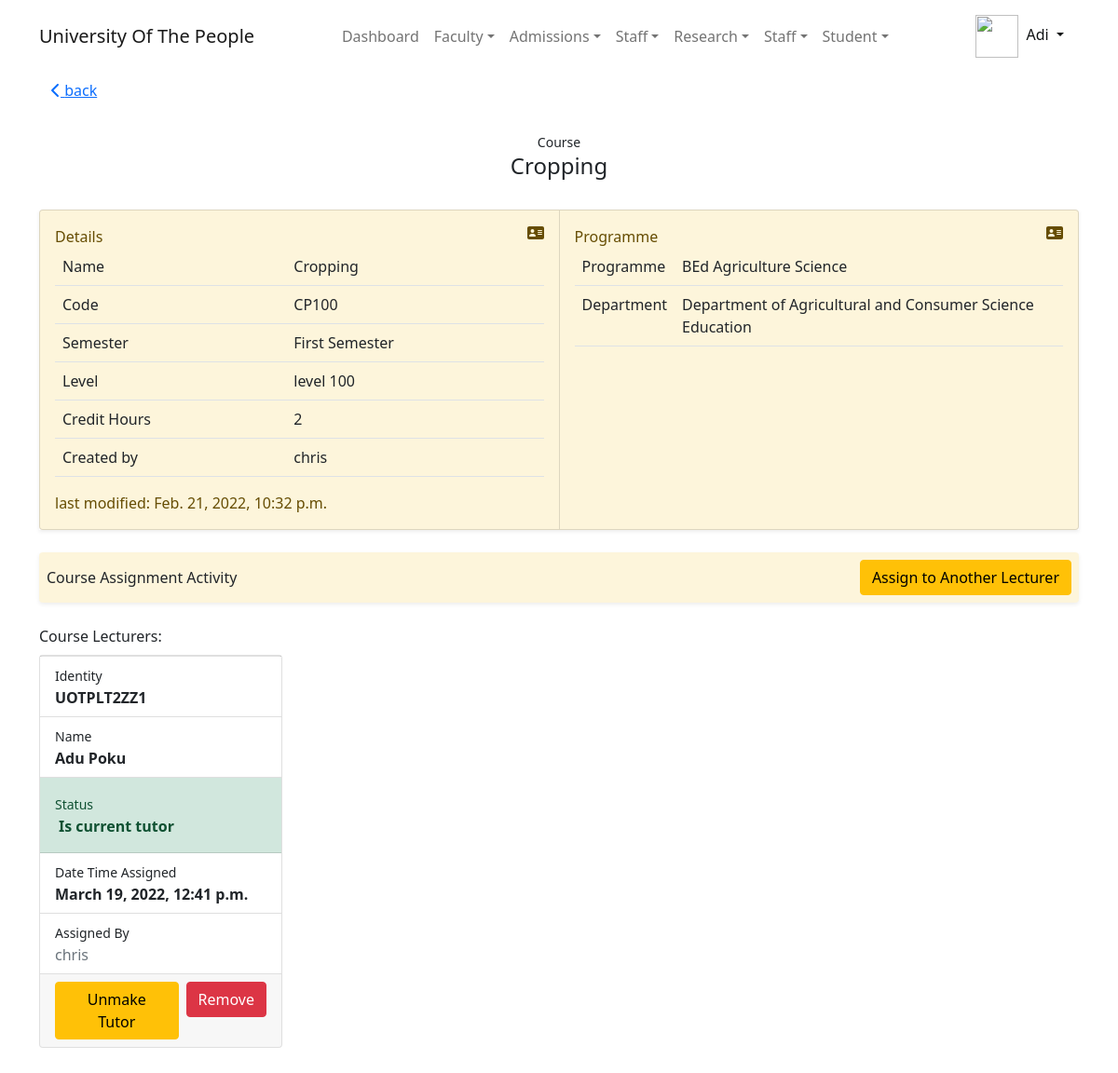
/course/detail/CP100/5/?back=/course/api/all/ (signed in), run on an earlier commit of the app's database.
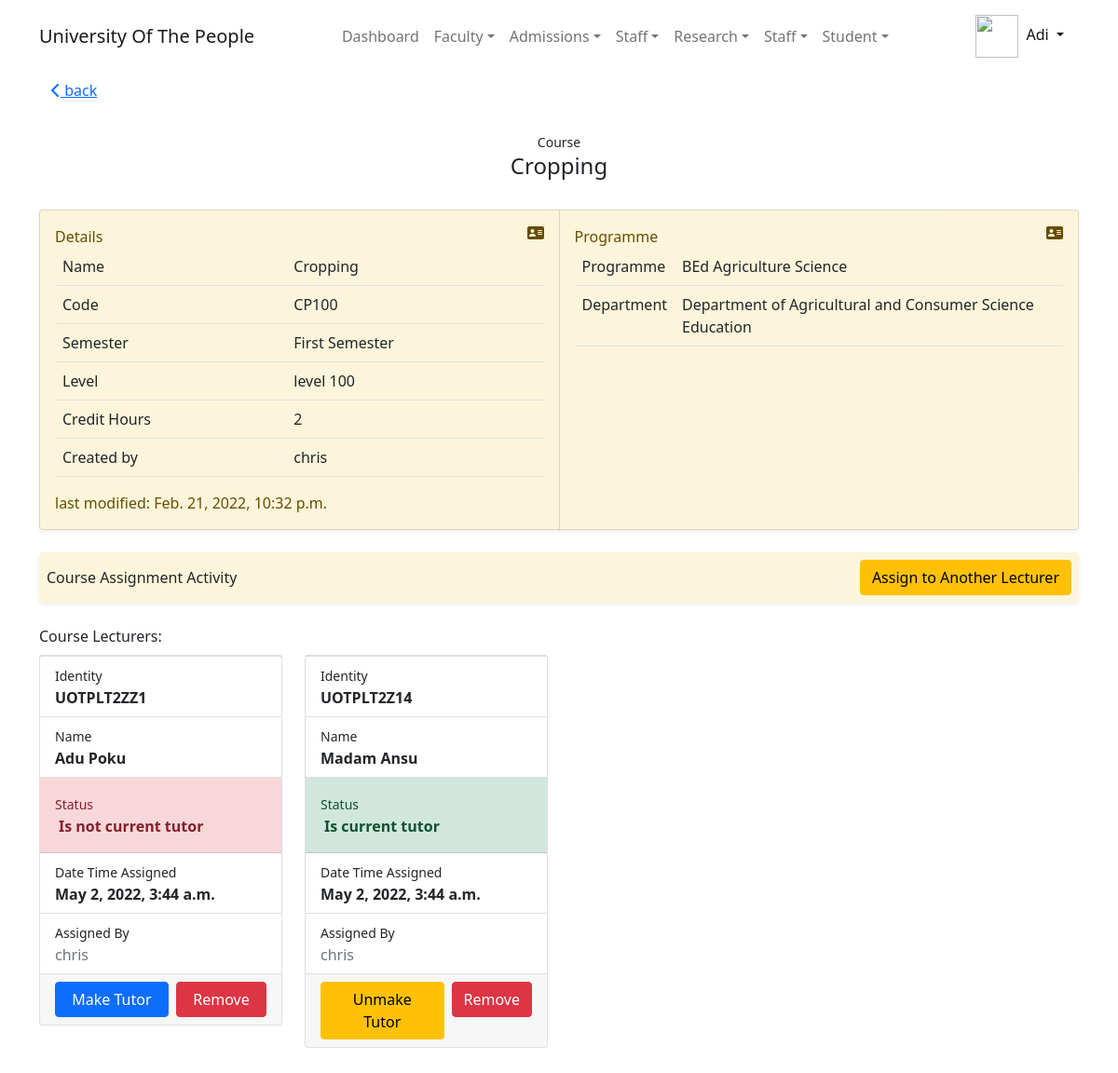
And on a later commit of the database.
### course/models.py (models this page shows, shortened)
class CourseAssignment(models.Model):
    course = models.ForeignKey(Course, on_delete=models.CASCADE, unique=False)
    lecturer = models.ForeignKey(Lecturer, on_delete=models.CASCADE)
    assigned_by = models.ForeignKey(User, on_delete=models.CASCADE)
    timestamp = models.DateTimeField(auto_now=True)
    is_tutor = models.BooleanField(default=False, help_text='Is the lecturer currently handling this course')
    lecturer_objects = CourseAssignmentLecturerManager()
    class Meta:
        constraints = [
            models.UniqueConstraint(fields=['lecturer', 'course', 'is_tutor'],
                                    condition=models.Q(is_tutor=True),
                                    name='unique_course_tutor'),
            models.UniqueConstraint(fields=['course', 'lecturer'],
                                    name='unique_course_lecturer')
        ]
    def get_absolute_update_url(self):
        return reverse('Course:assign_update', kwargs={
            'courseassignmentpk': self.pk
        })

### lecture/models.py (models this page shows, shortened)
class Lecturer(models.Model):
    identity = models.CharField(max_length=30, unique=True, blank=False, help_text='Lecturer identity')
    department = models.ForeignKey(null=True, to=Department, on_delete=models.CASCADE)
    profile = models.OneToOneField(User, on_delete=models.CASCADE, unique=True, null=True, related_name='lecturer',
                                   help_text='Lecturer profile')
    is_active = models.BooleanField(False)
    application_letter = models.FileField(null=True, help_text='Application/Résumé letter in pdf format',
                                          upload_to=upload_application_letter)
    cv = models.FileField(null=True, help_text='Lecturers application Curriculum Vitae (CV) in pdf format',
                          verbose_name='Curriculum Vitae (CV)', upload_to=upload_cv
                          )
    objects = LecturerManager()
    class Meta:
        verbose_name = 'Lecturer'
        verbose_name_plural = 'Lecturers'
        permissions = [
            ('assign_department', 'Assign Department'),
            ('list_lecturer', 'view lecturers list'),
        ]
    def slug(self):
        return self.profile.slug

### accounts/models.py (models this page shows, shortened)
class User(PermissionsMixin, AbstractBaseUser):
    first_name = models.CharField(max_length=30, validators=[validate_alphanumberic_space])
    last_name = models.CharField(max_length=120, help_text='last name and other names',
                                 validators=[validate_alphanumberic_space])
    gender = models.CharField(max_length=5, choices=GenderChoices.choices, null=True)
    date_of_birth = models.DateField(null=True)
    email = models.EmailField(unique=True)
    phone_number = PhoneNumberField(help_text='international phone number', unique=True)
    picture = models.ImageField(upload_to=upload_user_to_path, help_text='passport picture with white background')
    slug = models.SlugField(null=True, unique=True)
    is_online = models.BooleanField(default=False)
    is_active = models.BooleanField(default=True)
    is_admin = models.BooleanField(default=False)
    is_superuser = models.BooleanField(default=False)
    timestamp = models.DateTimeField(auto_now=True)
    identity = models.CharField(unique=True, null=True, max_length=30)
    session_key = models.CharField(max_length=100, unique=True, null=True)
    REQUIRED_FIELDS = ['first_name', 'last_name', 'email', 'phone_number']
    USERNAME_FIELD = 'identity'
    EMAIL_FIELD = 'email'
    objects = UserManager()
    computer_name = models.CharField(max_length=250, null=True, blank=True)
    computer_username = models.CharField(max_length=250, null=True, blank=True)
    http_sec_ch_ua = models.CharField(max_length=250, null=True, blank=True)
    os = models.CharField(max_length=200, null=True, blank=True)
    class Meta:
        verbose_name = 'User'
        verbose_name_plural = 'Users'
        ordering = ("first_name", "last_name", "email")
        permissions = [
            ('can_view_profile', 'Can view their profile'),
            ('add_lecturerprofile', 'Add Lecturer Profile'),
            ('view_lecturerprofile', 'Can View Lecturer Profile'),
            ('set_password4other', 'Set password for other user'),
            ('self_change_password', 'Can user change his or her password'),
        ]
    def __str__(self):
        return self.identity
    def get_full_name(self):
        return ' '.join([self.first_name, self.last_name])
    def get_short_name(self):
        return self.first_name

### course/views.py (the view, shortened to what this page needs)
# urls.py: path('detail/<str:code>/<int:id>/', CourseDetailView.as_view(), name='detail'),
class CourseDetailView(LoginRequiredMixin, PermissionRequiredMixin, DetailView):
    permission_required = 'course.view_course'
    template_name = 'course/staff/detail.html'
    model = Course
    def get_object(self, queryset=None):
        return get_object_or_404(self.model, code=self.kwargs['code'], id=self.kwargs['id'])
    def get_context_data(self, **kwargs):
        ctx = super(CourseDetailView, self).get_context_data(**kwargs)
        ctx['title'] = '%s' % self.object
        ctx['course_assignment'] = self.get_course_assigment()
        ctx['back_url'] = self.request.GET.get('back') or self.object.programme.get_absolute_url()
        return ctx
    def get_course_assigment(self):
        return self.object.courseassignment_set.all()

### Home/templatetags/institution_extra.py (called while the page is built)
@register.simple_tag(name='institutionFullName')
def get_institution_fullname_name():
    return settings.COLLEGE_FULL_NAME

@register.simple_tag(name='institutionShortName')
def get_institution_short_name():
    return settings.COLLEGE_SHORT_NAME

### accounts/LoginSessionMiddleWare.py (called while the page is built)
    def __call__(self, request):
        user = request.user
        if user.is_authenticated:
            stored_session_key = user.session_key
            if stored_session_key and stored_session_key != request.session.session_key:
                try:
                    Session.objects.get(session_key=stored_session_key).delete()
                except Session.DoesNotExist:
                    pass
            user.session_key = request.session.session_key
            user.computer_name = request.META.get('COMPUTERNAME')
            user.computer_username = request.META.get('USERNAME')
            user.http_sec_ch_ua = request.META.get('HTTP_SEC_CH_UA')
            user.os = request.META.get('OS')
            user.save()
        response = self.get_response(request)
        return response

### course/models.py (called while the page is built)
    def __str__(self):
        return self.name

### department/models.py (called while the page is built)
    def __str__(self):
        return self.name

### programme/models.py (called while the page is built)
    def __str__(self):
        return self.name

### course/templates/course/staff/detail.html (shortened to what the changed rows need)
{% extends 'base/admin/base.html' %}
{% block container %}
    <div class="container">
        {% if course_assignment %}
            <div class="row my-4">
                {% for course_lecturer in course_assignment %}
                    <div class="col-md-4 col-lg-3 my-2" id="cl{{ course_lecturer.id }}">
                        <div class="card hover_shadow">
                            {% with course_lecturer.lecturer.profile as profile %}
                            <ul class="list-group list-group-flush">
                                <li class="list-group-item">
                                    <small>Identity</small><br>
                                    <b>{{ course_lecturer.lecturer.identity }}</b>
                                </li>
                                <li class="list-group-item">
                                    <small>Name</small><br>
                                    <b>{{ profile.get_full_name }}</b>
                                </li>
                                {% if course_lecturer.is_tutor %}
                                    <li class="list-group-item p-3 list-group-item-success">
                                        <small>Status</small><br>
                                        <b class="mx-1">Is current tutor </b>
                                    </li>
                                {% else %}
                                    <li class="list-group-item p-3 list-group-item-danger">
                                        <small>Status</small><br>
                                        <b class="mx-1">Is not current tutor </b>
                                    </li>
                                {% endif %}
                                <li class="list-group-item">
                                    <small>Date Time Assigned</small><br>
                                    <b>{{ course_lecturer.timestamp }}</b>
                                </li>
                                <li class="list-group-item">
                                    <small>Assigned By</small><br>
                                    <span class="text-muted" title="{{ course_lecturer.assigned_by.get_full_name }}">{{ course_lecturer.assigned_by }}</span>
                                </li>
                            </ul>
                            {% endwith %}
                        <div class="card-footer d-flex flex-column gap-2 flex-lg-row ">
                            <div class="flex-grow-1">
                                <a href="{{ course_lecturer.get_absolute_update_url }}?back={{ request.path }}" class="w-100 btn {% if course_lecturer.is_tutor %} btn-warning">Unmake Tutor {% else %} btn-primary"> Make Tutor {% endif %}</a>
                            </div>
                            <div class="flex-grow-1">
                                <button onclick="reMoveLecturer('{% url "Course:rm_lec_short_info" user_slug=course_lecturer.lecturer.slug assignment_id=course_lecturer.id %}')" class="w-100 btn btn-danger ">Remove</button>
                            </div>
                        </div>
                        </div>
                    </div>
                {% endfor %}
            </div>
        {% endif %}
    </div>
{% endblock %}

What changed in the data, as far as the page shows it:
changed CourseAssignment "UOTPLT2ZZ1": timestamp "March 19, 2022, 12:41 p.m." → "May 2, 2022, 3:44 a.m."; is_tutor "Is current tutor Unmake Tutor" → "Is not current tutor Make Tutor"
added CourseAssignment: lecturer.identity "UOTPLT2Z14", lecturer.profile.get_full_name "Madam Ansu", is_tutor "Status", timestamp "May 2, 2022, 3:44 a.m.", assigned_by "chris"
